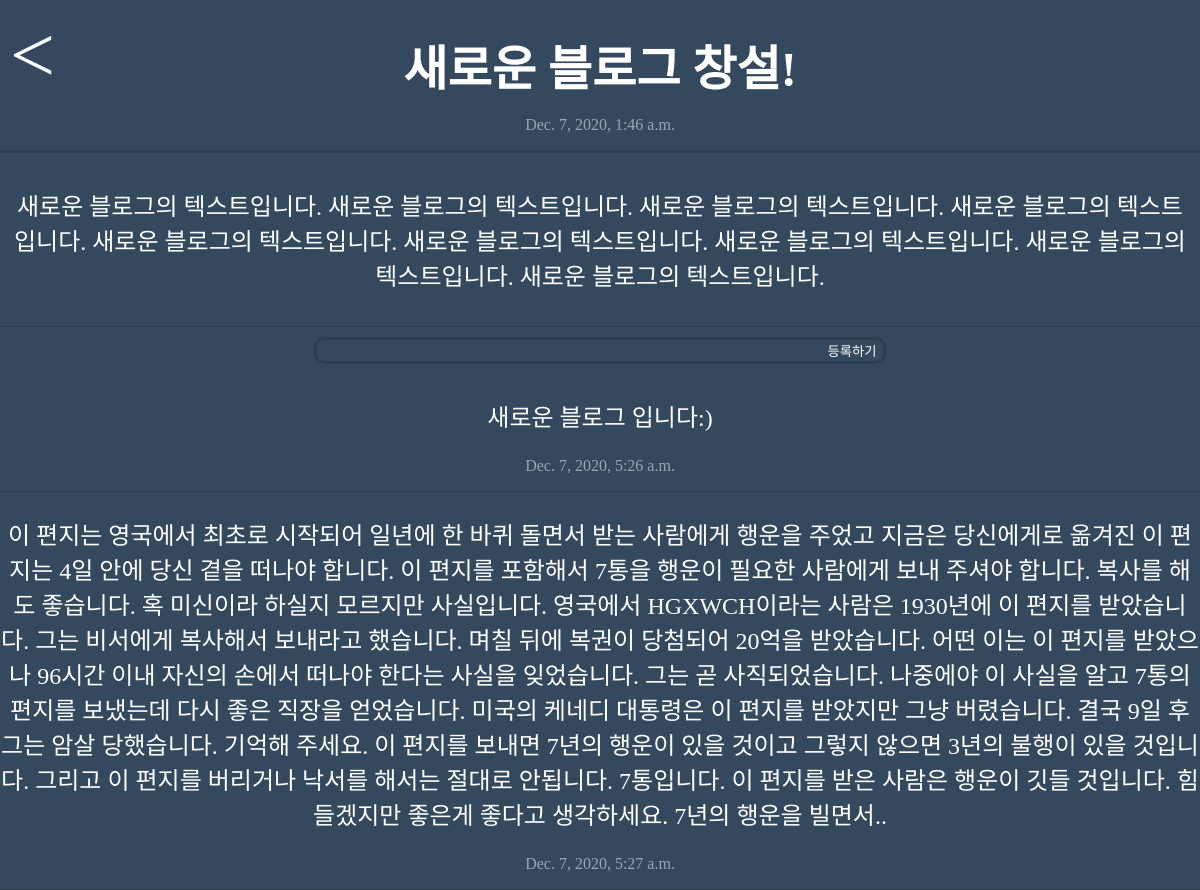
Page /post/6/ on the committed database.
### blog/models.py (models this page shows, shortened)
class Post(models.Model):
    id = models.BigAutoField(primary_key=True)
    date = models.DateTimeField('date published')
    title = models.CharField(max_length=200)
    content = models.TextField()
    likes = models.IntegerField()

class Comment(models.Model):
    id = models.BigAutoField(primary_key=True)
    post_id = models.ForeignKey('Post', related_name='post', on_delete=models.CASCADE, db_column='post_id')
    date = models.DateTimeField('date published')
    content = models.CharField(max_length=200)
    likes = models.IntegerField()

### blog/views.py (the view)
# urls.py: path('post/<int:post_id>/', blog.views.detail, name='detail')
def detail(request, post_id):
    post = get_object_or_404(Post, pk=post_id)
    comments = list(Comment.objects.filter(post_id=post_id))
    if comments:
        return render(request, 'detail.html', {'post': post, 'comments': comments})
    else:
        return render(request, 'detail.html', {'post': post})

### blog/templates/detail.html (shortened to what this page needs)
<!DOCTYPE html>
<html lang="en">
<head>
    {% load static %}
    <link rel="stylesheet" type="text/css" href="{% static 'css/detail.css' %}">
</head>
<body>
    <div id="information">
        <a href="{% url 'home' %}">&lt;</a>
        <h1>{{ post.title }}</h1>
        <p>{{ post.date }}</p>
    </div>
    <div id="content">
        <p>{{ post.content }}</p>
    </div>
    <div id="create_comment">
        <form action="{% url 'create_comment' post.id %}">
            <input id="create_comment_content" type="text" name="content"></textarea>
            <input id="create_comment_submit" type="submit" value="등록하기">
        </form>
    </div>
    {% for comment in comments %}
    <div class="comments">
        <p>{{ comment.content }}</p>
        <p>{{ comment.date }}</p>
    </div>
    {% endfor %}
</body>
</html>

### blog/static/css/detail.css (style rules this page uses)
body { margin: 0; padding: 0; background-color: #34495e; color: white; }
a { color: white; text-decoration: none; }
#information { border-bottom: solid #2c3e50; }
#information h1 { display: flex; justify-content: center; font-size: 300%; margin: 0; padding-top: 30px; }
#information p { display: flex; justify-content: center; opacity: 50%; }
#information a { position: absolute; font-size: 500%; display: flex; margin-left: 10px; margin-top: 10px; }
#content { padding: 10px; font-size: 150%; text-align: center; border-bottom: solid 1px #2c3e50; }
#create_comment { display: flex; justify-content: center; }
#create_comment form { margin: 10px 30%; border: solid #2c3e50; border-radius: 10px; display: flex; justify-content: space-between; width: fit-content; }
#create_comment_content, #create_comment_submit { color: white; background: none; border: none; }
#create_comment_content { width: 500px; }
.comments { border-bottom: solid 1px #2c3e50; }
.comments p:first-child { text-align: center; font-size: 150%; }
.comments p:last-child { text-align: center; opacity: 50%; }

### rows in the picture
Post: title "새로운 블로그 창설!", date "Dec. 7, 2020, 1:46 a.m.", content "새로운 블로그의 텍스트입니다. 새로운 블로그의 텍스트입니다. 새로운 블로그의 텍스트입니다. 새로운 블로그의 텍스트입니다. 새로운 블로그의 텍스트입니다. 새로운 블로그의 텍스트입니다. 새로운 블로그의 텍스트입니다. 새로운 블로그의 텍스트입니다. 새로운 블로그의 텍스트입니다."
Comment: content "새로운 블로그 입니다:)", date "Dec. 7, 2020, 5:26 a.m."
Comment: content "이 편지는 영국에서 최초로 시작되어 일년에 한 바퀴 돌면서 받는 사람에게 행운을 주었고 지금은 당신에게로 옮겨진 이 편지는 4일 안에 당신 곁을 떠나야 합니다. 이 편지를 포함해서 7통을 행운이 필요한 사람에게 보내 주셔야 합니다. 복사를 해도 좋습니다. 혹 미신이라 하실지 모르지만 사실입니다. 영국에서 HGXWCH이라는 사람은 1930년에 이 편지를 받았습니다. 그는 비서에게 복사해서 보내라고 했습니다. 며칠 뒤에 복권이 당첨되어 20억을 받았습니다. 어떤 이는 이 편지를 받았으나 96시간 이내 자신의 손에서 떠나야 한다는 사실을 잊었습니다. 그는 곧 사직되었습니다. 나중에야 이 사실을 알고 7통의 편지를 보냈는데 다시 좋은 직장을 얻었습니다. 미국의 케네디 대통령은 이 편지를 받았지만 그냥 버렸습니다. 결국 9일 후 그는 암살 당했습니다. 기억해 주세요. 이 편지를 보내면 7년의 행운이 있을 것이고 그렇지 않으면 3년의 불행이 있을 것입니다. 그리고 이 편지를 버리거나 낙서를 해서는 절대로 안됩니다. 7통입니다. 이 편지를 받은 사람은 행운이 깃들 것입니다. 힘들겠지만 좋은게 좋다고 생각하세요. 7년의 행운을 빌면서..", date "Dec. 7, 2020, 5:27 a.m."
